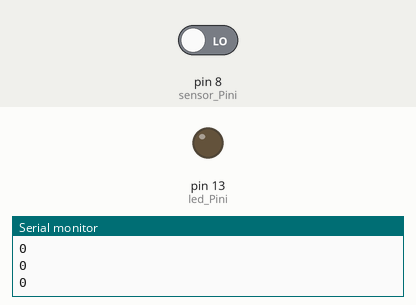
Recording of a sketch running on a simulated Arduino Uno, built with avr-gcc and run on an emulated ATmega328P. Parts: output pins drawn as LEDs (lit = HIGH), the last lines printed to the serial monitor. The inputs (shaded band) are chosen by the test bench; at power-on: pin 8 (sensor_Pini) LOW.

Above: at 1.2 s.
1.3 s: pin 8 (sensor_Pini) driven HIGH
At 2.5 s:
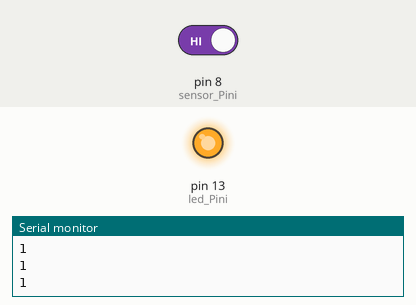
2.8 s: pin 8 (sensor_Pini) driven LOW
At 4.0 s:
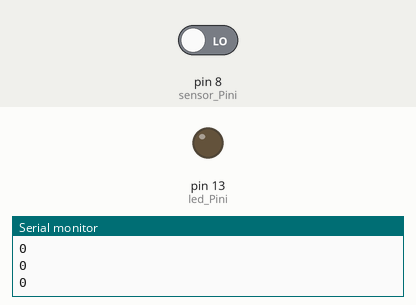
Timing chart, 0 to 5.8 s (numbered marks = the images above; inputs shaded):
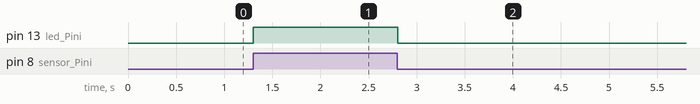

The sketch:

pir_sensoru_v07.ino
```cpp
/*
PIR sensoru
  */

int sensor_Pini = 8;
int led_Pini = 13;

int sensor_Durum = LOW;
int sensor_Degeri = 0;
int alarm_Sayisi = 0;

void setup() {
  // put your setup code here, to run once:
  pinMode(sensor_Pini, INPUT);
  pinMode(led_Pini, OUTPUT);

  Serial.begin(9600);


}
void loop() {
  // put your main code here, to run repeatedly:

  sensor_Degeri = digitalRead(sensor_Pini);
  Serial.println(sensor_Degeri);

  if (sensor_Degeri == HIGH) {     // Eger sensor HIGH (1) degeri gonderiyor ise
    digitalWrite(led_Pini, HIGH);
    if (sensor_Durum == LOW) {     // Eger oncesinde bir hareket yoktu ise
      sensor_Durum = HIGH;
      Serial.println("Ortamda hareketli bir nesne var.");
      alarm_Sayisi++;
      Serial.print("Alarm : ");
      Serial.println(alarm_Sayisi);
    }
  }
  else {   // Eger sensor LOW (0) degeri gönderiyorsa
    digitalWrite(led_Pini, LOW);
    if (sensor_Durum == HIGH) {     // Eger hareket vardi ise
      sensor_Durum = LOW;
    }
  }

delay(100);
}
```

Measured:
- after the input at 1.3 s, pin 13 (led_Pini): LOW → HIGH at once
- after the input at 2.8 s, pin 13 (led_Pini): HIGH → LOW at once
